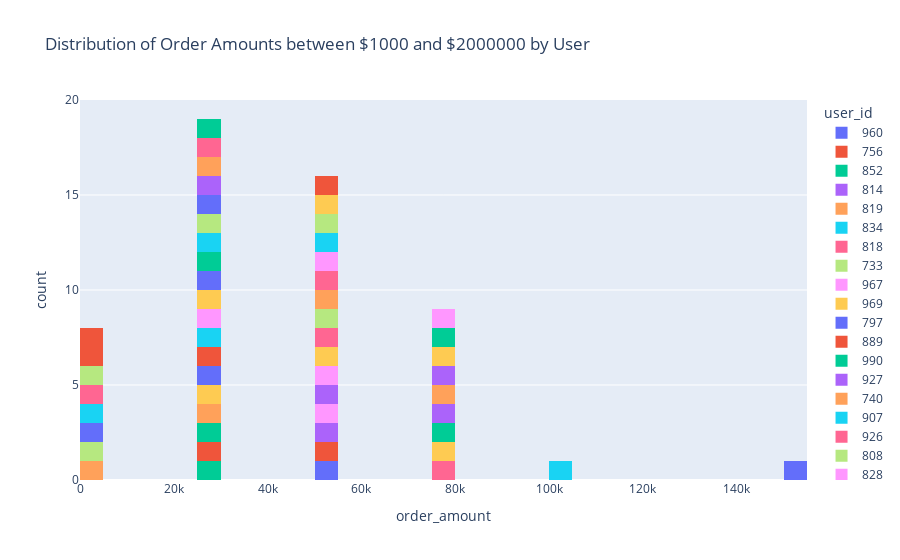

Write notebook code for a chart like this one.
### Code cell
px.histogram(
    data_time_indexed.loc[(data_time_indexed['order_amount'] >1000) & (data_time_indexed['order_amount'] < 200000)],
    x = 'order_amount',
    color='user_id',
    nbins=50,
    title='Distribution of Order Amounts between $1000 and $2000000 by User'
    
)

### Figure 1 — Plotly figure (JSON) as saved in the notebook; plotly's stock layout.template omitted (floating-point values rounded to 4 significant figures)
{"data": [{"alignmentgroup": "True", "bingroup": "x", "hovertemplate": "user_id=960<br>order_amount=%{x}<br>count=%{y}<extra></extra>", "legendgroup": "960", "marker": {"color": "#636efa", "pattern": {"shape": ""}}, "name": "960", "nbinsx": 50, "offsetgroup": "960", "orientation": "v", "showlegend": true, "type": "histogram", "x": [51450], "xaxis": "x", "yaxis": "y"}, {"alignmentgroup": "True", "bingroup": "x", "hovertemplate": "user_id=756<br>order_amount=%{x}<br>count=%{y}<extra></extra>", "legendgroup": "756", "marker": {"color": "#EF553B", "pattern": {"shape": ""}}, "name": "756", "nbinsx": 50, "offsetgroup": "756", "orientation": "v", "showlegend": true, "type": "histogram", "x": [51450], "xaxis": "x", "yaxis": "y"}, {"alignmentgroup": "True", "bingroup": "x", "hovertemplate": "user_id=852<br>order_amount=%{x}<br>count=%{y}<extra></extra>", "legendgroup": "852", "marker": {"color": "#00cc96", "pattern": {"shape": ""}}, "name": "852", "nbinsx": 50, "offsetgroup": "852", "orientation": "v", "showlegend": true, "type": "histogram", "x": [25725], "xaxis": "x", "yaxis": "y"}, {"alignmentgroup": "True", "bingroup": "x", "hovertemplate": "user_id=814<br>order_amount=%{x}<br>count=%{y}<extra></extra>", "legendgroup": "814", "marker": {"color": "#ab63fa", "pattern": {"shape": ""}}, "name": "814", "nbinsx": 50, "offsetgroup": "814", "orientation": "v", "showlegend": true, "type": "histogram", "x": [51450], "xaxis": "x", "yaxis": "y"}, {"alignmentgroup": "True", "bingroup": "x", "hovertemplate": "user_id=819<br>order_amount=%{x}<br>count=%{y}<extra></extra>", "legendgroup": "819", "marker": {"color": "#FFA15A", "pattern": {"shape": ""}}, "name": "819", "nbinsx": 50, "offsetgroup": "819", "orientation": "v", "showlegend": true, "type": "histogram", "x": [1056], "xaxis": "x", "yaxis": "y"}, {"alignmentgroup": "True", "bingroup": "x", "hovertemplate": "user_id=834<br>order_amount=%{x}<br>count=%{y}<extra></extra>", "legendgroup": "834", "marker": {"color": "#19d3f3", "pattern": {"shape": ""}}, "name": "834", "nbinsx": 50, "offsetgroup": "834", "orientation": "v", "showlegend": true, "type": "histogram", "x": [102900], "xaxis": "x", "yaxis": "y"}, {"alignmentgroup": "True", "bingroup": "x", "hovertemplate": "user_id=818<br>order_amount=%{x}<br>count=%{y}<extra></extra>", "legendgroup": "818", "marker": {"color": "#FF6692", "pattern": {"shape": ""}}, "name": "818", "nbinsx": 50, "offsetgroup": "818", "orientation": "v", "showlegend": true, "type": "histogram", "x": [77175], "xaxis": "x", "yaxis": "y"}, {"alignmentgroup": "True", "bingroup": "x", "hovertemplate": "user_id=733<br>order_amount=%{x}<br>count=%{y}<extra></extra>", "legendgroup": "733", "marker": {"color": "#B6E880", "pattern": {"shape": ""}}, "name": "733", "nbinsx": 50, "offsetgroup": "733", "orientation": "v", "showlegend": true, "type": "histogram", "x": [1064], "xaxis": "x", "yaxis": "y"}, {"alignmentgroup": "True", "bingroup": "x", "hovertemplate": "user_id=967<br>order_amount=%{x}<br>count=%{y}<extra></extra>", "legendgroup": "967", "marker": {"color": "#FF97FF", "pattern": {"shape": ""}}, "name": "967", "nbinsx": 50, "offsetgroup": "967", "orientation": "v", "showlegend": true, "type": "histogram", "x": [51450], "xaxis": "x", "yaxis": "y"}, {"alignmentgroup": "True", "bingroup": "x", "hovertemplate": "user_id=969<br>order_amount=%{x}<br>count=%{y}<extra></extra>", "legendgroup": "969", "marker": {"color": "#FECB52", "pattern": {"shape": ""}}, "name": "969", "nbinsx": 50, "offsetgroup": "969", "orientation": "v", "showlegend": true, "type": "histogram", "x": [77175], "xaxis": "x", "yaxis": "y"}, {"alignmentgroup": "True", "bingroup": "x", "hovertemplate": "user_id=797<br>order_amount=%{x}<br>count=%{y}<extra></extra>", "legendgroup": "797", "marker": {"color": "#636efa", "pattern": {"shape": ""}}, "name": "797", "nbinsx": 50, "offsetgroup": "797", "orientation": "v", "showlegend": true, "type": "histogram", "x": [1760], "xaxis": "x", "yaxis": "y"}, {"alignmentgroup": "True", "bingroup": "x", "hovertemplate": "user_id=889<br>order_amount=%{x}<br>count=%{y}<extra></extra>", "legendgroup": "889", "marker": {"color": "#EF553B", "pattern": {"shape": ""}}, "name": "889", "nbinsx": 50, "offsetgroup": "889", "orientation": "v", "showlegend": true, "type": "histogram", "x": [25725], "xaxis": "x", "yaxis": "y"}, {"alignmentgroup": "True", "bingroup": "x", "hovertemplate": "user_id=990<br>order_amount=%{x}<br>count=%{y}<extra></extra>", "legendgroup": "990", "marker": {"color": "#00cc96", "pattern": {"shape": ""}}, "name": "990", "nbinsx": 50, "offsetgroup": "990", "orientation": "v", "showlegend": true, "type": "histogram", "x": [25725], "xaxis": "x", "yaxis": "y"}, {"alignmentgroup": "True", "bingroup": "x", "hovertemplate": "user_id=927<br>order_amount=%{x}<br>count=%{y}<extra></extra>", "legendgroup": "927", "marker": {"color": "#ab63fa", "pattern": {"shape": ""}}, "name": "927", "nbinsx": 50, "offsetgroup": "927", "orientation": "v", "showlegend": true, "type": "histogram", "x": [51450], "xaxis": "x", "yaxis": "y"}, {"alignmentgroup": "True", "bingroup": "x", "hovertemplate": "user_id=740<br>order_amount=%{x}<br>count=%{y}<extra></extra>", "legendgroup": "740", "marker": {"color": "#FFA15A", "pattern": {"shape": ""}}, "name": "740", "nbinsx": 50, "offsetgroup": "740", "orientation": "v", "showlegend": true, "type": "histogram", "x": [25725], "xaxis": "x", "yaxis": "y"}, {"alignmentgroup": "True", "bingroup": "x", "hovertemplate": "user_id=907<br>order_amount=%{x}<br>count=%{y}<extra></extra>", "legendgroup": "907", "marker": {"color": "#19d3f3", "pattern": {"shape": ""}}, "name": "907", "nbinsx": 50, "offsetgroup": "907", "orientation": "v", "showlegend": true, "type": "histogram", "x": [1408], "xaxis": "x", "yaxis": "y"}, {"alignmentgroup": "True", "bingroup": "x", "hovertemplate": "user_id=926<br>order_amount=%{x}<br>count=%{y}<extra></extra>", "legendgroup": "926", "marker": {"color": "#FF6692", "pattern": {"shape": ""}}, "name": "926", "nbinsx": 50, "offsetgroup": "926", "orientation": "v", "showlegend": true, "type": "histogram", "x": [1408], "xaxis": "x", "yaxis": "y"}, {"alignmentgroup": "True", "bingroup": "x", "hovertemplate": "user_id=808<br>order_amount=%{x}<br>count=%{y}<extra></extra>", "legendgroup": "808", "marker": {"color": "#B6E880", "pattern": {"shape": ""}}, "name": "808", "nbinsx": 50, "offsetgroup": "808", "orientation": "v", "showlegend": true, "type": "histogram", "x": [1056], "xaxis": "x", "yaxis": "y"}, {"alignmentgroup": "True", "bingroup": "x", "hovertemplate": "user_id=828<br>order_amount=%{x}<br>count=%{y}<extra></extra>", "legendgroup": "828", "marker": {"color": "#FF97FF", "pattern": {"shape": ""}}, "name": "828", "nbinsx": 50, "offsetgroup": "828", "orientation": "v", "showlegend": true, "type": "histogram", "x": [51450], "xaxis": "x", "yaxis": "y"}, {"alignmentgroup": "True", "bingroup": "x", "hovertemplate": "user_id=855<br>order_amount=%{x}<br>count=%{y}<extra></extra>", "legendgroup": "855", "marker": {"color": "#FECB52", "pattern": {"shape": ""}}, "name": "855", "nbinsx": 50, "offsetgroup": "855", "orientation": "v", "showlegend": true, "type": "histogram", "x": [25725, 51450], "xaxis": "x", "yaxis": "y"}, {"alignmentgroup": "True", "bingroup": "x", "hovertemplate": "user_id=800<br>order_amount=%{x}<br>count=%{y}<extra></extra>", "legendgroup": "800", "marker": {"color": "#636efa", "pattern": {"shape": ""}}, "name": "800", "nbinsx": 50, "offsetgroup": "800", "orientation": "v", "showlegend": true, "type": "histogram", "x": [25725], "xaxis": "x", "yaxis": "y"}, {"alignmentgroup": "True", "bingroup": "x", "hovertemplate": "user_id=823<br>order_amount=%{x}<br>count=%{y}<extra></extra>", "legendgroup": "823", "marker": {"color": "#EF553B", "pattern": {"shape": ""}}, "name": "823", "nbinsx": 50, "offsetgroup": "823", "orientation": "v", "showlegend": true, "type": "histogram", "x": [25725], "xaxis": "x", "yaxis": "y"}, {"alignmentgroup": "True", "bingroup": "x", "hovertemplate": "user_id=817<br>order_amount=%{x}<br>count=%{y}<extra></extra>", "legendgroup": "817", "marker": {"color": "#00cc96", "pattern": {"shape": ""}}, "name": "817", "nbinsx": 50, "offsetgroup": "817", "orientation": "v", "showlegend": true, "type": "histogram", "x": [77175], "xaxis": "x", "yaxis": "y"}, {"alignmentgroup": "True", "bingroup": "x", "hovertemplate": "user_id=928<br>order_amount=%{x}<br>count=%{y}<extra></extra>", "legendgroup": "928", "marker": {"color": "#ab63fa", "pattern": {"shape": ""}}, "name": "928", "nbinsx": 50, "offsetgroup": "928", "orientation": "v", "showlegend": true, "type": "histogram", "x": [77175], "xaxis": "x", "yaxis": "y"}, {"alignmentgroup": "True", "bingroup": "x", "hovertemplate": "user_id=766<br>order_amount=%{x}<br>count=%{y}<extra></extra>", "legendgroup": "766", "marker": {"color": "#FFA15A", "pattern": {"shape": ""}}, "name": "766", "nbinsx": 50, "offsetgroup": "766", "orientation": "v", "showlegend": true, "type": "histogram", "x": [77175], "xaxis": "x", "yaxis": "y"}, {"alignmentgroup": "True", "bingroup": "x", "hovertemplate": "user_id=944<br>order_amount=%{x}<br>count=%{y}<extra></extra>", "legendgroup": "944", "marker": {"color": "#19d3f3", "pattern": {"shape": ""}}, "name": "944", "nbinsx": 50, "offsetgroup": "944", "orientation": "v", "showlegend": true, "type": "histogram", "x": [25725], "xaxis": "x", "yaxis": "y"}, {"alignmentgroup": "True", "bingroup": "x", "hovertemplate": "user_id=983<br>order_amount=%{x}<br>count=%{y}<extra></extra>", "legendgroup": "983", "marker": {"color": "#FF6692", "pattern": {"shape": ""}}, "name": "983", "nbinsx": 50, "offsetgroup": "983", "orientation": "v", "showlegend": true, "type": "histogram", "x": [51450], "xaxis": "x", "yaxis": "y"}, {"alignmentgroup": "True", "bingroup": "x", "hovertemplate": "user_id=869<br>order_amount=%{x}<br>count=%{y}<extra></extra>", "legendgroup": "869", "marker": {"color": "#B6E880", "pattern": {"shape": ""}}, "name": "869", "nbinsx": 50, "offsetgroup": "869", "orientation": "v", "showlegend": true, "type": "histogram", "x": [51450], "xaxis": "x", "yaxis": "y"}, {"alignmentgroup": "True", "bingroup": "x", "hovertemplate": "user_id=867<br>order_amount=%{x}<br>count=%{y}<extra></extra>", "legendgroup": "867", "marker": {"color": "#FF97FF", "pattern": {"shape": ""}}, "name": "867", "nbinsx": 50, "offsetgroup": "867", "orientation": "v", "showlegend": true, "type": "histogram", "x": [25725], "xaxis": "x", "yaxis": "y"}, {"alignmentgroup": "True", "bingroup": "x", "hovertemplate": "user_id=812<br>order_amount=%{x}<br>count=%{y}<extra></extra>", "legendgroup": "812", "marker": {"color": "#FECB52", "pattern": {"shape": ""}}, "name": "812", "nbinsx": 50, "offsetgroup": "812", "orientation": "v", "showlegend": true, "type": "histogram", "x": [25725], "xaxis": "x", "yaxis": "y"}, {"alignmentgroup": "True", "bingroup": "x", "hovertemplate": "user_id=861<br>order_amount=%{x}<br>count=%{y}<extra></extra>", "legendgroup": "861", "marker": {"color": "#636efa", "pattern": {"shape": ""}}, "name": "861", "nbinsx": 50, "offsetgroup": "861", "orientation": "v", "showlegend": true, "type": "histogram", "x": [25725], "xaxis": "x", "yaxis": "y"}, {"alignmentgroup": "True", "bingroup": "x", "hovertemplate": "user_id=830<br>order_amount=%{x}<br>count=%{y}<extra></extra>", "legendgroup": "830", "marker": {"color": "#EF553B", "pattern": {"shape": ""}}, "name": "830", "nbinsx": 50, "offsetgroup": "830", "orientation": "v", "showlegend": true, "type": "histogram", "x": [1086], "xaxis": "x", "yaxis": "y"}, {"alignmentgroup": "True", "bingroup": "x", "hovertemplate": "user_id=970<br>order_amount=%{x}<br>count=%{y}<extra></extra>", "legendgroup": "970", "marker": {"color": "#00cc96", "pattern": {"shape": ""}}, "name": "970", "nbinsx": 50, "offsetgroup": "970", "orientation": "v", "showlegend": true, "type": "histogram", "x": [25725], "xaxis": "x", "yaxis": "y"}, {"alignmentgroup": "True", "bingroup": "x", "hovertemplate": "user_id=787<br>order_amount=%{x}<br>count=%{y}<extra></extra>", "legendgroup": "787", "marker": {"color": "#ab63fa", "pattern": {"shape": ""}}, "name": "787", "nbinsx": 50, "offsetgroup": "787", "orientation": "v", "showlegend": true, "type": "histogram", "x": [77175], "xaxis": "x", "yaxis": "y"}, {"alignmentgroup": "True", "bingroup": "x", "hovertemplate": "user_id=760<br>order_amount=%{x}<br>count=%{y}<extra></extra>", "legendgroup": "760", "marker": {"color": "#FFA15A", "pattern": {"shape": ""}}, "name": "760", "nbinsx": 50, "offsetgroup": "760", "orientation": "v", "showlegend": true, "type": "histogram", "x": [51450], "xaxis": "x", "yaxis": "y"}, {"alignmentgroup": "True", "bingroup": "x", "hovertemplate": "user_id=745<br>order_amount=%{x}<br>count=%{y}<extra></extra>", "legendgroup": "745", "marker": {"color": "#19d3f3", "pattern": {"shape": ""}}, "name": "745", "nbinsx": 50, "offsetgroup": "745", "orientation": "v", "showlegend": true, "type": "histogram", "x": [25725], "xaxis": "x", "yaxis": "y"}, {"alignmentgroup": "True", "bingroup": "x", "hovertemplate": "user_id=935<br>order_amount=%{x}<br>count=%{y}<extra></extra>", "legendgroup": "935", "marker": {"color": "#FF6692", "pattern": {"shape": ""}}, "name": "935", "nbinsx": 50, "offsetgroup": "935", "orientation": "v", "showlegend": true, "type": "histogram", "x": [51450], "xaxis": "x", "yaxis": "y"}, {"alignmentgroup": "True", "bingroup": "x", "hovertemplate": "user_id=982<br>order_amount=%{x}<br>count=%{y}<extra></extra>", "legendgroup": "982", "marker": {"color": "#B6E880", "pattern": {"shape": ""}}, "name": "982", "nbinsx": 50, "offsetgroup": "982", "orientation": "v", "showlegend": true, "type": "histogram", "x": [25725], "xaxis": "x", "yaxis": "y"}, {"alignmentgroup": "True", "bingroup": "x", "hovertemplate": "user_id=946<br>order_amount=%{x}<br>count=%{y}<extra></extra>", "legendgroup": "946", "marker": {"color": "#FF97FF", "pattern": {"shape": ""}}, "name": "946", "nbinsx": 50, "offsetgroup": "946", "orientation": "v", "showlegend": true, "type": "histogram", "x": [51450], "xaxis": "x", "yaxis": "y"}, {"alignmentgroup": "True", "bingroup": "x", "hovertemplate": "user_id=962<br>order_amount=%{x}<br>count=%{y}<extra></extra>", "legendgroup": "962", "marker": {"color": "#FECB52", "pattern": {"shape": ""}}, "name": "962", "nbinsx": 50, "offsetgroup": "962", "orientation": "v", "showlegend": true, "type": "histogram", "x": [77175], "xaxis": "x", "yaxis": "y"}, {"alignmentgroup": "True", "bingroup": "x", "hovertemplate": "user_id=866<br>order_amount=%{x}<br>count=%{y}<extra></extra>", "legendgroup": "866", "marker": {"color": "#636efa", "pattern": {"shape": ""}}, "name": "866", "nbinsx": 50, "offsetgroup": "866", "orientation": "v", "showlegend": true, "type": "histogram", "x": [25725], "xaxis": "x", "yaxis": "y"}, {"alignmentgroup": "True", "bingroup": "x", "hovertemplate": "user_id=726<br>order_amount=%{x}<br>count=%{y}<extra></extra>", "legendgroup": "726", "marker": {"color": "#EF553B", "pattern": {"shape": ""}}, "name": "726", "nbinsx": 50, "offsetgroup": "726", "orientation": "v", "showlegend": true, "type": "histogram", "x": [1056], "xaxis": "x", "yaxis": "y"}, {"alignmentgroup": "True", "bingroup": "x", "hovertemplate": "user_id=915<br>order_amount=%{x}<br>count=%{y}<extra></extra>", "legendgroup": "915", "marker": {"color": "#00cc96", "pattern": {"shape": ""}}, "name": "915", "nbinsx": 50, "offsetgroup": "915", "orientation": "v", "showlegend": true, "type": "histogram", "x": [77175], "xaxis": "x", "yaxis": "y"}, {"alignmentgroup": "True", "bingroup": "x", "hovertemplate": "user_id=997<br>order_amount=%{x}<br>count=%{y}<extra></extra>", "legendgroup": "997", "marker": {"color": "#ab63fa", "pattern": {"shape": ""}}, "name": "997", "nbinsx": 50, "offsetgroup": "997", "orientation": "v", "showlegend": true, "type": "histogram", "x": [25725], "xaxis": "x", "yaxis": "y"}, {"alignmentgroup": "True", "bingroup": "x", "hovertemplate": "user_id=910<br>order_amount=%{x}<br>count=%{y}<extra></extra>", "legendgroup": "910", "marker": {"color": "#FFA15A", "pattern": {"shape": ""}}, "name": "910", "nbinsx": 50, "offsetgroup": "910", "orientation": "v", "showlegend": true, "type": "histogram", "x": [25725], "xaxis": "x", "yaxis": "y"}, {"alignmentgroup": "True", "bingroup": "x", "hovertemplate": "user_id=707<br>order_amount=%{x}<br>count=%{y}<extra></extra>", "legendgroup": "707", "marker": {"color": "#19d3f3", "pattern": {"shape": ""}}, "name": "707", "nbinsx": 50, "offsetgroup": "707", "orientation": "v", "showlegend": true, "type": "histogram", "x": [51450], "xaxis": "x", "yaxis": "y"}, {"alignmentgroup": "True", "bingroup": "x", "hovertemplate": "user_id=890<br>order_amount=%{x}<br>count=%{y}<extra></extra>", "legendgroup": "890", "marker": {"color": "#FF6692", "pattern": {"shape": ""}}, "name": "890", "nbinsx": 50, "offsetgroup": "890", "orientation": "v", "showlegend": true, "type": "histogram", "x": [25725], "xaxis": "x", "yaxis": "y"}, {"alignmentgroup": "True", "bingroup": "x", "hovertemplate": "user_id=936<br>order_amount=%{x}<br>count=%{y}<extra></extra>", "legendgroup": "936", "marker": {"color": "#B6E880", "pattern": {"shape": ""}}, "name": "936", "nbinsx": 50, "offsetgroup": "936", "orientation": "v", "showlegend": true, "type": "histogram", "x": [51450], "xaxis": "x", "yaxis": "y"}, {"alignmentgroup": "True", "bingroup": "x", "hovertemplate": "user_id=775<br>order_amount=%{x}<br>count=%{y}<extra></extra>", "legendgroup": "775", "marker": {"color": "#FF97FF", "pattern": {"shape": ""}}, "name": "775", "nbinsx": 50, "offsetgroup": "775", "orientation": "v", "showlegend": true, "type": "histogram", "x": [77175], "xaxis": "x", "yaxis": "y"}, {"alignmentgroup": "True", "bingroup": "x", "hovertemplate": "user_id=709<br>order_amount=%{x}<br>count=%{y}<extra></extra>", "legendgroup": "709", "marker": {"color": "#FECB52", "pattern": {"shape": ""}}, "name": "709", "nbinsx": 50, "offsetgroup": "709", "orientation": "v", "showlegend": true, "type": "histogram", "x": [51450], "xaxis": "x", "yaxis": "y"}, {"alignmentgroup": "True", "bingroup": "x", "hovertemplate": "user_id=878<br>order_amount=%{x}<br>count=%{y}<extra></extra>", "legendgroup": "878", "marker": {"color": "#636efa", "pattern": {"shape": ""}}, "name": "878", "nbinsx": 50, "offsetgroup": "878", "orientation": "v", "showlegend": true, "type": "histogram", "x": [154350], "xaxis": "x", "yaxis": "y"}, {"alignmentgroup": "True", "bingroup": "x", "hovertemplate": "user_id=810<br>order_amount=%{x}<br>count=%{y}<extra></extra>", "legendgroup": "810", "marker": {"color": "#EF553B", "pattern": {"shape": ""}}, "name": "810", "nbinsx": 50, "offsetgroup": "810", "orientation": "v", "showlegend": true, "type": "histogram", "x": [51450], "xaxis": "x", "yaxis": "y"}, {"alignmentgroup": "True", "bingroup": "x", "hovertemplate": "user_id=912<br>order_amount=%{x}<br>count=%{y}<extra></extra>", "legendgroup": "912", "marker": {"color": "#00cc96", "pattern": {"shape": ""}}, "name": "912", "nbinsx": 50, "offsetgroup": "912", "orientation": "v", "showlegend": true, "type": "histogram", "x": [25725], "xaxis": "x", "yaxis": "y"}], "layout": {"barmode": "relative", "legend": {"title": {"text": "user_id"}, "tracegroupgap": 0}, "title": {"text": "Distribution of Order Amounts between $1000 and $2000000 by User"}, "xaxis": {"anchor": "y", "domain": [0, 1], "title": {"text": "order_amount"}}, "yaxis": {"anchor": "x", "domain": [0, 1], "title": {"text": "count"}}}}
